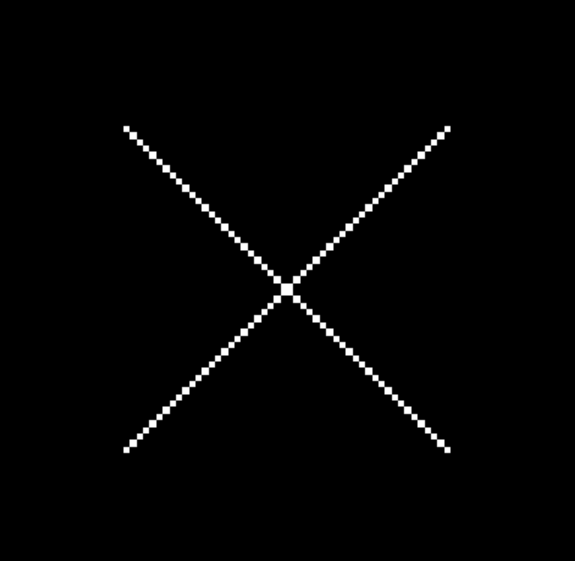
#> input picture sample-1.png, 575 x 561 px; its folder holds only this picture in this run
$ python line-detection-vectorized.py
#> lines starting #> are read from the running program, lines starting #| are printed output that depends on the picture; after the words box and inside, x2 and y2 are one past the last pixel; in counts of white or black regions, pixels touching at a corner belong together
import cv2
import numpy as np
import matplotlib.pyplot as plt
import matplotlib.lines as mlines


def line_detection_vectorized(image, edge_image, num_rhos=180, num_thetas=180, t_count=220):
  edge_height, edge_width = edge_image.shape[:2]
  edge_height_half, edge_width_half = edge_height / 2, edge_width / 2
  #
  d = np.sqrt(np.square(edge_height) + np.square(edge_width))
  dtheta = 180 / num_thetas
  drho = (2 * d) / num_rhos
  #
  thetas = np.arange(0, 180, step=dtheta)
  rhos = np.arange(-d, d, step=drho)
  #
  cos_thetas = np.cos(np.deg2rad(thetas))
  sin_thetas = np.sin(np.deg2rad(thetas))
  #
  accumulator = np.zeros((len(rhos), len(rhos)))
  #
  figure = plt.figure(figsize=(12, 12))
  subplot1 = figure.add_subplot(1, 4, 1)
  subplot1.imshow(image)
  subplot2 = figure.add_subplot(1, 4, 2)
  subplot2.imshow(edge_image, cmap="gray")
  subplot3 = figure.add_subplot(1, 4, 3)
  subplot3.set_facecolor((0, 0, 0))
  subplot4 = figure.add_subplot(1, 4, 4)
  subplot4.imshow(image)
  #
  edge_points = np.argwhere(edge_image != 0)
  edge_points = edge_points - np.array([[edge_height_half, edge_width_half]])
  #
  rho_values = np.matmul(edge_points, np.array([sin_thetas, cos_thetas]))
  #
  accumulator, theta_vals, rho_vals = np.histogram2d(
      np.tile(thetas, rho_values.shape[0]),
      rho_values.ravel(),
      bins=[thetas, rhos]
  )
  accumulator = np.transpose(accumulator)
  lines = np.argwhere(accumulator > t_count)
  rho_idxs, theta_idxs = lines[:, 0], lines[:, 1]
  r, t = rhos[rho_idxs], thetas[theta_idxs]

  for ys in rho_values:
    subplot3.plot(thetas, ys, color="white", alpha=0.05)

  subplot3.plot([t], [r], color="yellow", marker='o')

  for line in lines:
    y, x = line
    rho = rhos[y]
    theta = thetas[x]
    a = np.cos(np.deg2rad(theta))
    b = np.sin(np.deg2rad(theta))
    x0 = (a * rho) + edge_width_half
    y0 = (b * rho) + edge_height_half
    x1 = int(x0 + 1000 * (-b))
    y1 = int(y0 + 1000 * (a))
    x2 = int(x0 - 1000 * (-b))
    y2 = int(y0 - 1000 * (a))
    subplot3.plot([theta], [rho], marker='o', color="yellow")
    subplot4.add_line(mlines.Line2D([x1, x2], [y1, y2]))

  subplot3.invert_yaxis()
  subplot3.invert_xaxis()

  subplot1.title.set_text("Original Image")
  subplot2.title.set_text("Edge Image")
  subplot3.title.set_text("Hough Space")
  subplot4.title.set_text("Detected Lines")
  plt.show()
  return accumulator, rhos, thetas


if __name__ == "__main__":
  for i in range(3):
    image = cv2.imread(f"sample-{i+1}.png")
#> image is the input picture: shape (561, 575, 3); min 0, max 255, mean 3.4
    edge_image = cv2.cvtColor(image, cv2.COLOR_BGR2GRAY)
    edge_image = cv2.GaussianBlur(edge_image, (3, 3), 1)
    edge_image = cv2.Canny(edge_image, 100, 200)
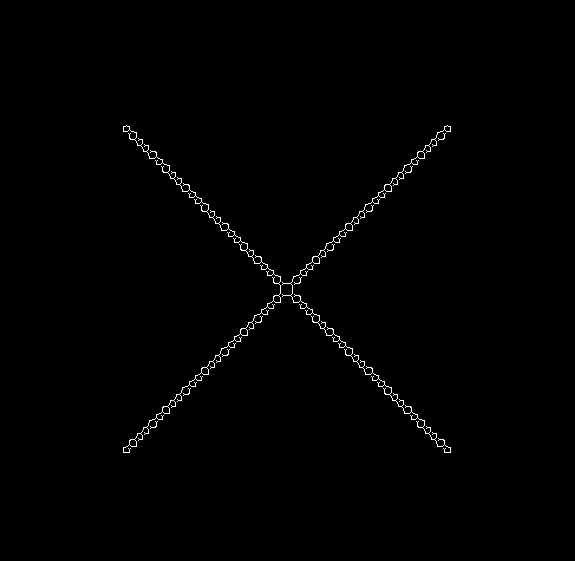
#> edge_image: shape (561, 575); 0.68% white in thin lines or dots, all inside (x1, y1, x2, y2) = (123, 125, 451, 453)
    edge_image = cv2.dilate(
        edge_image,
        cv2.getStructuringElement(cv2.MORPH_RECT, (5, 5)),
        iterations=1
    )
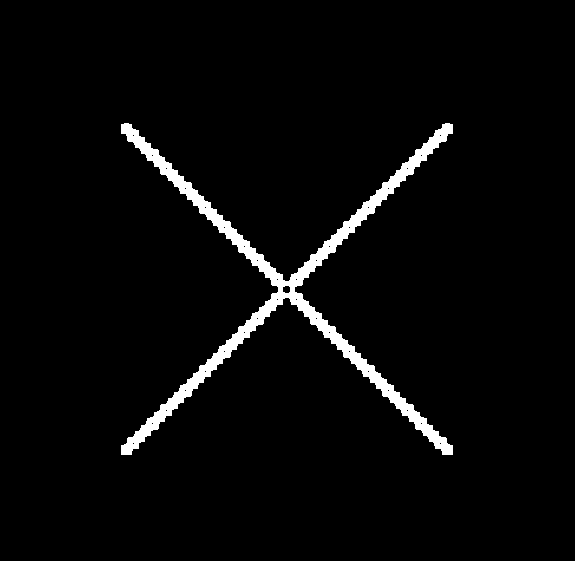
#> edge_image: shape (561, 575); 3.3% white; 1 white region, box (x1, y1, x2, y2) and area: (121, 123, 453, 455) 10644
    edge_image = cv2.erode(
        edge_image,
        cv2.getStructuringElement(cv2.MORPH_RECT, (5, 5)),
        iterations=1
    )
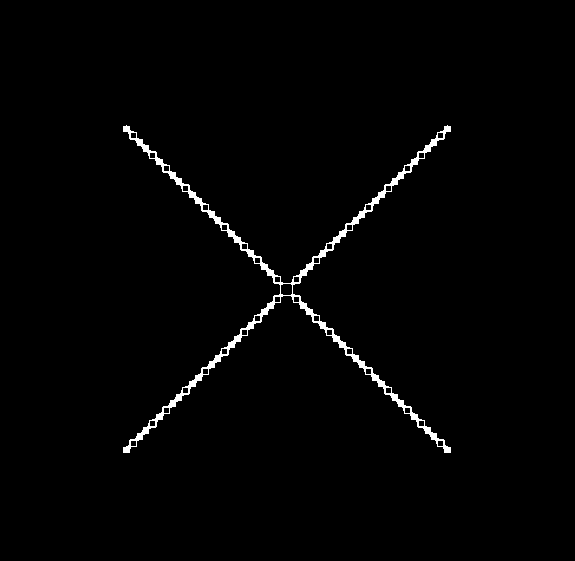
#> edge_image: shape (561, 575); 1.4% white; 1 white region, box (x1, y1, x2, y2) and area: (123, 125, 451, 453) 4548
    line_detection_vectorized(image, edge_image)
#> in line_detection_vectorized, `edge_points = np.argwhere(edge_image != 0)`: edge_points = 4548 pairs, first value 125 to 452, second value 123 to 450
#> in line_detection_vectorized, `edge_points = edge_points - np.array([[edge_height_half, edge_width_ha..`: edge_points = 4548 pairs, first value -155.5 to 171.5, second value -164.5 to 162.5
#> in line_detection_vectorized, `rho_values = np.matmul(edge_points, np.array([sin_thetas, cos_thetas]))`:
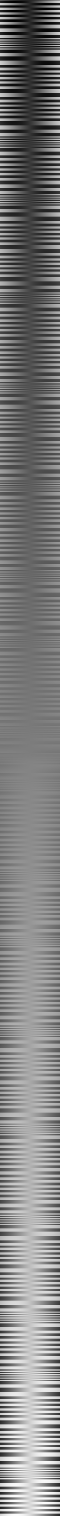
#> rho_values: shape (4548, 180) float64 (shown at 1/3 size); min -225.7, max 237.6, mean 5.3; drawn with min black and max white
#> in line_detection_vectorized, `accumulator, theta_vals, rho_vals = np.histogram2d( np.tile(thetas, rh..`:
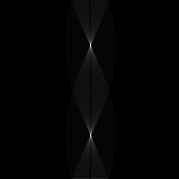
#> accumulator: shape (179, 179) float64; min 0, max 2172, mean 25.5; drawn with min black and max white
#> in line_detection_vectorized, `accumulator, theta_vals, rho_vals = np.histogram2d( np.tile(thetas, rh..`: theta_vals = 180 values from 0 to 179; rho_vals = 180 values from -803.3 to 794.4
#> in line_detection_vectorized, `accumulator = np.transpose(accumulator)`:
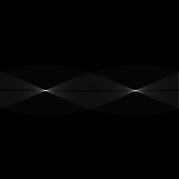
#> accumulator: shape (179, 179) float64; min 0, max 2172, mean 25.5; drawn with min black and max white
#> in line_detection_vectorized, `lines = np.argwhere(accumulator > t_count)`: lines = 404 pairs, first value 73 to 107, second value 30 to 178
#> in line_detection_vectorized, `rho_idxs, theta_idxs = lines[:, 0], lines[:, 1]`: rho_idxs = 404 values from 73 to 107; theta_idxs = 404 values, max 178 at index 0, min 30 at index 21, mean 97.67
#> in line_detection_vectorized, `r, t = rhos[rho_idxs], thetas[theta_idxs]`: r = 404 values from -151.7 to 151.7; t has the same summary as theta_idxs
#> the loop in line_detection_vectorized, `for line in lines:` made 404 passes
#> (y, x, rho, theta, a, b, x0, y0) on passes 1 to 3: (73, 178, -151.7, 178, -0.999, 0.0349, 439.1, 275.2), (74, 178, -142.8, 178, -0.999, 0.0349, 430.2, 275.5), (75, 178, -133.9, 178, -0.999, 0.0349, 421.3, 275.8)
#> in line_detection_vectorized, `plt.show()`:
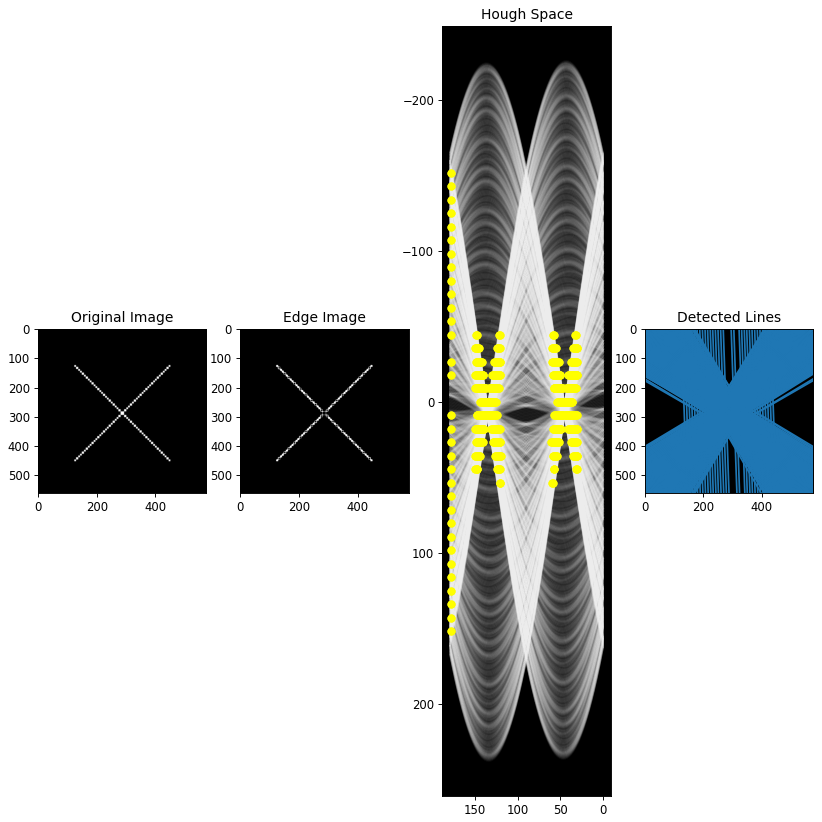
#> figure drawn by matplotlib, 4 panels; panel 3: curve peaks at x = 179, y = 158.8; panel 3: curve peaks at x = 0, y = 159.5; panel 3: curve peaks at x = 179, y = 161.8
#> (the run stopped early here; a loop or call above may not have finished)
